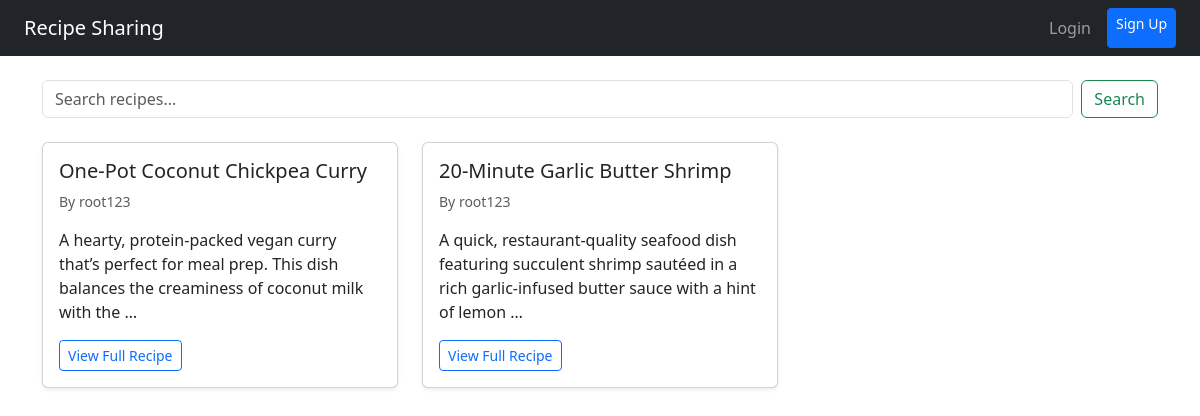
The page / on the database its author committed.
### Recipie_app/models.py (models this page shows, shortened)
class Recipe(models.Model):
    author = models.ForeignKey(Account, on_delete=models.CASCADE)
    title = models.CharField(max_length=200)
    description = models.TextField()
    category = models.ForeignKey(Category, on_delete=models.SET_NULL, null=True, blank=True)
    ingredients = models.TextField()
    instructions = models.TextField()
    image = models.ImageField(upload_to='recipe_pics/', blank=True, null=True)
    is_approved = models.BooleanField(default=False) # Controlled by Admin
    created_on = models.DateTimeField(auto_now_add=True)

class Account(models.Model):
    username = models.CharField(max_length=50, unique=True)
    email = models.EmailField(unique=True)
    password = models.CharField(max_length=255)
    role = models.ForeignKey(Role, on_delete=models.PROTECT)
    created_at = models.DateTimeField(auto_now_add=True)

### Recipie_app/views.py (the view)
# urls.py: 2. Add a URL to urlpatterns:  path('', views.home, name='home')
def home(request):
    recipes = Recipe.objects.filter(is_approved=True).order_by('-created_on')
    return render(request, 'home.html', {'recipes': recipes})

### Recipie_app/templates/home.html (shortened to what this page needs)
<!DOCTYPE html>
<html lang="en">
<head>
    <link rel="stylesheet" href="https://cdn.jsdelivr.net/npm/bootstrap@5.3.0/dist/css/bootstrap.min.css">
</head>
<body>
    <nav class="navbar navbar-expand-lg navbar-dark bg-dark px-4 mb-4">
        <a class="navbar-brand font-weight-bold" href="{% url 'home' %}">Recipe Sharing</a>
        <div class="navbar-nav ms-auto">
            {% if request.session.user_id %}
            <a class="nav-link" href="{% url 'home' %}">Browse</a>
            <a class="nav-link" href="{% url 'profile' %}">Settings</a>
            <a class="nav-link text-danger" href="{% url 'logout' %}">Logout</a>
            {% else %}
            <a class="nav-link" href="{% url 'login' %}">Login</a>
            <a class="btn btn-primary btn-sm ms-2" href="{% url 'register' %}">Sign Up</a>
            {% endif %}
        </div>
    </nav>
    <div class="container">
        <form action="{% url 'search_recipes' %}" method="GET" class="mb-4 d-flex">
            <input type="text" name="q" class="form-control me-2" placeholder="Search recipes...">
            <button class="btn btn-outline-success">Search</button>
        </form>
        <div class="row">
            {% for recipe in recipes %}
            <div class="col-md-4 mb-4">
                <div class="card h-100 shadow-sm">
                    <div class="card-body">
                        <h5 class="card-title">{{ recipe.title }}</h5>
                        <p class="text-muted small">By {{ recipe.author.username }}</p>
                        <p class="card-text">{{ recipe.description|truncatewords:20 }}</p>
                        <a href="{% url 'recipe_detail' recipe.id %}" class="btn btn-sm btn-outline-primary">View Full
                            Recipe</a>
                    </div>
                </div>
            </div>
            {% empty %}
            <p>No recipes found.</p>
            {% endfor %}
        </div>
    </div>
</body>
</html>

### rows shown on the page
Recipe: title "One-Pot Coconut Chickpea Curry", author.username "root123", description "A hearty, protein-packed vegan curry that’s perfect for meal prep. This dish balances the creaminess of coconut milk with the …"
Recipe: title "20-Minute Garlic Butter Shrimp", author.username "root123", description "A quick, restaurant-quality seafood dish featuring succulent shrimp sautéed in a rich garlic-infused butter sauce with a hint of lemon …"
